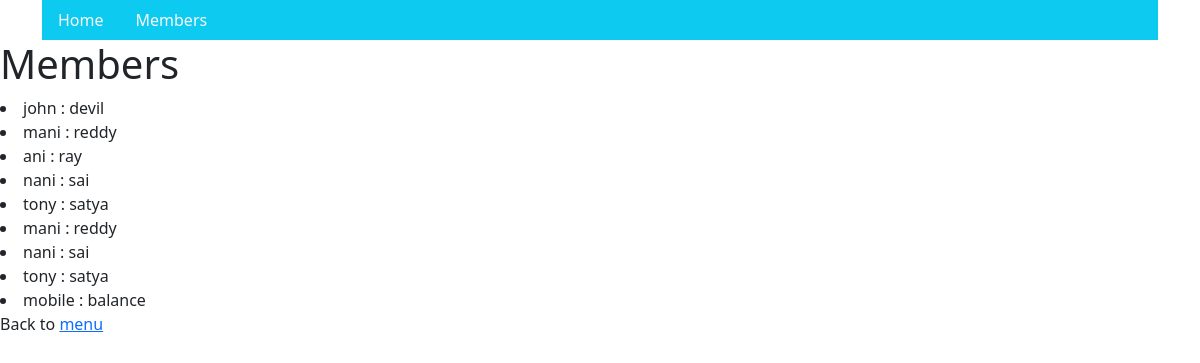
The page /members/ on the database its author committed.
### members/models.py (models this page shows, shortened)
class Member(models.Model):
    firstname = models.CharField(max_length=255)
    lastname = models.CharField(max_length=255)
    phone =models.IntegerField(null=True)
    joined_Date=models.DateField(null=True)
    slug=models.SlugField(default='',null=False)

### members/views.py (the view)
# urls.py: path('members/',views.members,name='members'),
def members(request):
    mymembers=Member.objects.all().values()
    template = loader.get_template('all_members.html')
    context ={
        'mymembers':mymembers
    }
    return HttpResponse(template.render(context,request))

### members/Templates/all_members.html (shortened to what this page needs)
{% extends 'master.html' %}
    {% block content   %}
   <div class="mycard">
   <h1>Members</h1>
</div>
    {% for x in mymembers %}
    <li onclick="window.location='details/{{x.slug}}'">
         {{x.firstname}} : {{x.lastname}}
    </li>
    {% endfor %}
    <p>Back to <a href="/main">menu</a></p>
    {% endblock %}

### members/Templates/master.html (shortened to what this page needs)
<!DOCTYPE html>
<html lang="en">
<head>
    <link href="https://cdn.jsdelivr.net/npm/bootstrap@5.3.2/dist/css/bootstrap.min.css" rel="stylesheet">
</head>
<body>
    <div class="container">
        <ul class="nav bg-info">
            <li class="nav-item">
                <a href="/main" class="nav-link link-light ">Home</a>
            </li>
            <li class="nav-item">
                <a href="/members" class="nav-link  link-light">Members</a>
            </li>
        </ul>
    </div>
    {% block content %}
    {%endblock%}
</body>
</html>

### rows shown on the page
Member: firstname "john", lastname "devil"
Member: firstname "mani", lastname "reddy"
Member: firstname "ani", lastname "ray"
Member: firstname "nani", lastname "sai"
Member: firstname "tony", lastname "satya"
Member: firstname "mani", lastname "reddy"
Member: firstname "nani", lastname "sai"
Member: firstname "tony", lastname "satya"
Member: firstname "mobile", lastname "balance"
